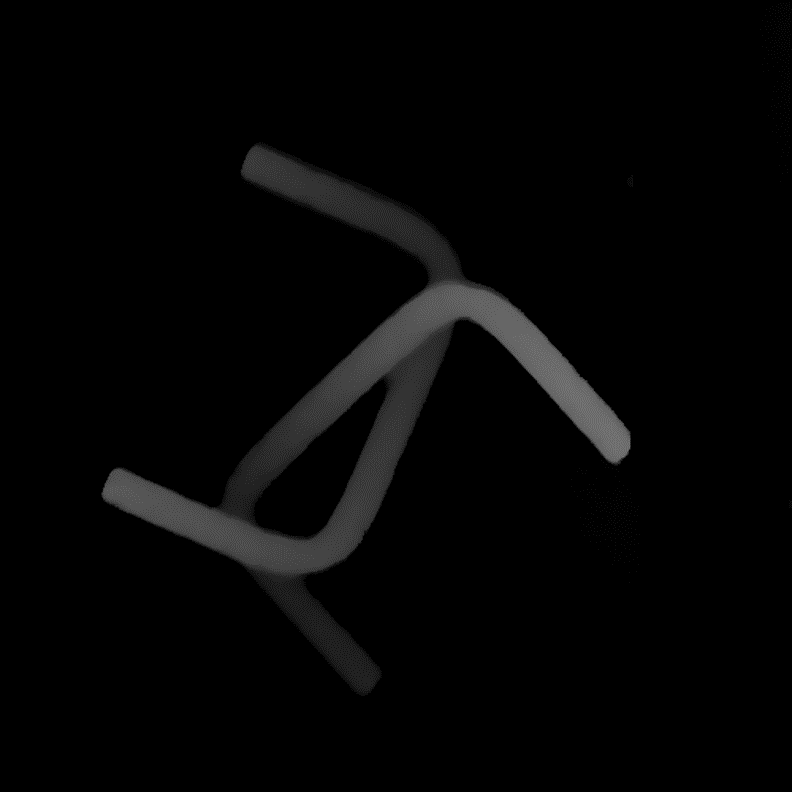
#> input picture vision/test/depth0.png, 792 x 792 px, found by its file name
$ python graspability.py
#> lines starting #> are read from the running program, lines starting #| are printed output that depends on the picture; after the words box and inside, x2 and y2 are one past the last pixel; in counts of white or black regions, pixels touching at a corner belong together
### utils/vision_utils.py
import cv2
import matplotlib.pyplot as plt
import numpy as np
import open3d as o3d
# [141 lines left out: functions rotate_img, rotate_3d, rotate_point, get_neighbor_bounding, get_max_neighbor_pixel, get_neighbor_pixel and 1 more, not called in this run]

def adjust_grayscale(img, max_b=255):

    # adjust depth maps
    img_adjusted = np.array(img * (max_b/np.max(img)), dtype=np.uint8)
    return img_adjusted


# [131 lines left out: functions adjust_array_range, depth2pc, depth2xyz, xyz2depth, process_raw_pc, process_raw_xyz and 1 more, not called in this run]


# [11 lines that do not run on import are left out]
    # [31 lines of commented-out code are left out]

### grasp/graspability.py
# -*- coding: utf-8 -*-
import os
import sys
import time
import math
import argparse
import configparser
import shutil
from datetime import datetime as dt
import timeit
sys.path.append("./")
import motion.motion_generator as mg
from utils.base_utils import warning_print
from utils.vision_utils import *

import cv2
import numpy as np
import matplotlib.pyplot as plt

class Gripper(object):
    def __init__(self, finger_w=15, finger_h=25, gripper_width=37, model_ratio=250/112.5):
        self.gripper_width = gripper_width
        self.model_ratio = model_ratio
        self.finger_w = finger_w
        self.finger_h = finger_h

    def hand_model(self, model_size=250):

        c = int(model_size/2)
        how = int(self.gripper_width/2*self.model_ratio)
        hft = int(self.finger_h/2*self.model_ratio)
        fw = int(self.finger_w*self.model_ratio)

        ho = np.zeros((model_size, model_size), dtype = "uint8") # open
        hc = np.zeros((model_size, model_size), dtype = "uint8") # close

        ho[(c-hft):(c+hft), (c-how-fw):(c-how)]=255
        ho[(c-hft):(c+hft), (c+how):(c+how+fw)]=255
        hc[(c-hft):(c+hft), (c-how):(c+how)]=255

        return ho, hc

    def grasp_model(self, x, y, angle):
        left_x = int(x + (self.gripper_width/3)*self.model_ratio*math.cos(angle))
        left_y = int(y - (self.gripper_width/3)*self.model_ratio*math.sin(angle))
        right_x = int(x - (self.gripper_width/3)*self.model_ratio*math.cos(angle))
        right_y = int(y + (self.gripper_width/3)*self.model_ratio*math.sin(angle))
        return left_x, left_y, right_x, right_y

    def draw_grasp(self, grasps, img, top_color=(0,0,255)):
        """Use one line and an small empty circle representing grasp pose"""
        for i in range(len(grasps)-1,-1,-1):
            # [_,x,y,_,angle, ca, cb] = grasps[i]
            x = int(grasps[i][1])
            y = int(grasps[i][2])
            angle = grasps[i][4]
            ca = grasps[i][5]
            cb = grasps[i][6]
            lx, ly, rx, ry = self.grasp_model(x,y,angle) # on drawc
            if i == 0:
                (r,g,b) = top_color
                cv2.circle(img, (lx, ly), 7, (b,g,r), -1)
                cv2.circle(img, (rx, ry), 7, (b,g,r), -1)
                cv2.line(img, (lx, ly), (rx, ry), (b,g,r), 2)
            else:
                color = 255-15*(i-1)
                cv2.circle(img, (lx, ly), 7, (0, color,color), -1)
                cv2.circle(img, (rx, ry), 7, (0, color,color), -1)
                cv2.line(img, (lx, ly), (rx, ry), (0, color,color), 2)
            # [5 lines of commented-out code are left out]
        return img

    # [8 lines left out: function draw_single_grasp, not called in this run]

class Graspability(object):
    def __init__(self, rotation_step, depth_step, handdepth):
        """
        rotation-step: iteration step for rotation [0,45,90,...]
        depth_step: iteration step for depth [0,30,60,..]
        handdepth: distance of fingertip moving below grasp point before closing
        """
        self.rotation_step = rotation_step
        self.depth_step = depth_step
        self.handdepth = handdepth  # 50

    # [9 lines left out: function rotate_img, not called in this run]

    def get_gaussian_blur(self, img, kernel_size=75, sigma = 25):
        return cv2.GaussianBlur(img,(kernel_size, kernel_size),sigma, sigma)

    def takefirst(self,elem):
        return elem[0]

    def graspability_map(self, img, hand_open_mask, hand_close_mask):
        """ generate graspability map and obtain all grasp candidates
        Parameters
        ----------
        img : 3-channel image
        hand_open_mask : 1-channel image
        hand_close_mask : 1-channel image

        Returns
        -------
        candidates : list
            a list containing all possible grasp candidates, every candidate -> [g,x,y,z]
        """

        candidates = []
        count_a = 0
        count_b = 0
        start_rotation = 0
        stop_rotation = 180

        # prepare rotated hand model
        ht_rot, hc_rot = [], []
        from PIL import Image
        hand_open_mask = Image.fromarray(np.uint8(hand_open_mask))
        hand_close_mask = Image.fromarray(np.uint8(hand_close_mask))

        for r in np.arange(start_rotation, stop_rotation, self.rotation_step):
            ht_= hand_close_mask.rotate(r)
            hc_ = hand_open_mask.rotate(r)
            ht_rot.append(np.array(ht_.convert('L')))
            hc_rot.append(np.array(hc_.convert('L')))

        # print("Computing graspability map... ")
        # img = cv2.GaussianBlur(img,(3,3),0)

        gray = cv2.cvtColor(img, cv2.COLOR_RGB2GRAY)

        for d in range(0, 201, self.depth_step):# 201->251
            count_a += 1

            _, Wc = cv2.threshold(gray, d, 255, cv2.THRESH_BINARY)
            _, Wt = cv2.threshold(gray, d + self.handdepth, 255, cv2.THRESH_BINARY)

            count_b = 0
            for r in np.arange(start_rotation, stop_rotation, self.rotation_step):
                Hc = hc_rot[count_b]
                Ht = ht_rot[count_b]

                C = cv2.filter2D(Wc, -1, Hc) #Hc
                T = cv2.filter2D(Wt, -1, Ht) #Ht
                count_b += 1

                C_ = 255-C
                comb = T & C_
                G = self.get_gaussian_blur(comb)
                cv2.imwrite(f".\\vision\\tmp\\gmap_{count_a}_{count_b}.png", G)

                ret, thresh = cv2.threshold(comb, 122,255, cv2.THRESH_BINARY)
                ccwt = cv2.connectedComponentsWithStats(thresh)

                res = np.delete(ccwt[3], 0, 0)

                for i in range(res[:,0].shape[0]):
                    y = int(res[:,1][i])
                    x = int(res[:,0][i])
                    z = int(self.depth_step*(count_a-1)+self.handdepth/2)
                    angle = (start_rotation+self.rotation_step*(count_b-1))*(math.pi)/180
                    candidates.append([G[y][x], x, y, z, angle, count_a, count_b])
        candidates.sort(key=self.takefirst, reverse=True)
        return candidates

    # [84 lines left out: function combined_graspability_map, not called in this run]

    def grasp_detection(self, candidates, w, h, n=10, _dismiss=50, _distance=50):
        """Detect grasp with graspability

        Arguments:
            candidates {list} -- a list of grasps candidates
            w {int} -- width
            h {int} -- height

        Keyword Arguments:
            n {int} -- number of grasp (default: {20})
            _dismiss {int} -- distance that will not collide with the box (default: {25})

        Returns:
            [list] -- a list of executable including [g,x,y,z,a,rot_step, depth_step]
        """

        # candidates.sort(key=self.takefirst, reverse=True)
        i = 0
        k = 0
        grasps = []
        # print("Computing grasps! ")
        if len(candidates) < n:
            n = len(candidates)
        # while (len(candidates) and i <= n):
        while (len(candidates) and i < n):
            x = candidates[i][1]
            y = candidates[i][2]
            ## consider dismiss/distance to rank grasp candidates
            if (_dismiss < x) and (x < w-_dismiss) and (_dismiss < y) and (y < h-_dismiss):
            # if (x < w-_dismiss) and (y < h-_dismiss):
                if grasps == []:
                    grasps.append(candidates[i])
                    k += 1
                else:
                    # check the distance of this candidate and all others
                    g_array = np.array(grasps)
                    x_array = (np.ones(len(grasps)))*x
                    y_array = (np.ones(len(grasps)))*y
                    _d_array = (np.ones(len(grasps)))*_distance
                    if ((x_array - g_array[:,1])**2+(y_array - g_array[:,2])**2 > _d_array**2).all():
                        grasps.append(candidates[i])
                        k += 1
            i += 1
            if k > n:
                break
        return grasps

if __name__ == "__main__":
    # test_filtering()

    # # root_dir = "C:\\Users\\matsumura\\Documents\\BinSimulator\\20211005\\bin\\exp\\6DPOSE\\20211011202324"
    root_dir = "./vision\\test"
    img_path = os.path.join(root_dir, "depth0.png")

    img = cv2.imread(img_path)
#> img is the input picture: shape (792, 792, 3); min 0, max 117, mean 5.2
    img = adjust_grayscale(img)

    # cropped the necessary region (inside the bin)
    height, width, _ = img.shape

    # prepare hand model
    gripper = Gripper(finger_w=15,finger_h=25)
    hand_open_mask, hand_close_mask = gripper.hand_model()
    import timeit
    start = timeit.default_timer()
    # prepare starting graspability
    method = Graspability(rotation_step=22.5, depth_step=40, handdepth=30)


    # generate graspability map
    candidates = method.graspability_map(img, hand_open_mask=hand_open_mask, hand_close_mask=hand_close_mask)
#> in graspability_map, `hand_open_mask = Image.fromarray(np.uint8(hand_open_mask))`:
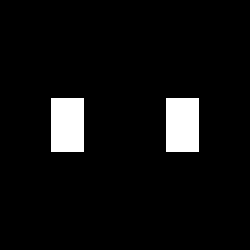
#> hand_open_mask: PIL image 250x250 L; 5.7% white; 2 white regions, box (x1, y1, x2, y2) and area: (51, 98, 84, 152) 1782, (166, 98, 199, 152) 1782
#> after the loop in graspability_map, `for r in np.arange(start_rotation, stop_rotation, self.rotation_step):`:
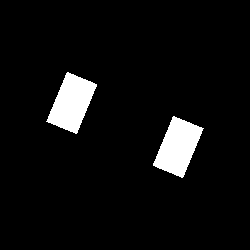
#> hc_: PIL image 250x250 L; 5.7% white; 2 white regions, box (x1, y1, x2, y2) and area: (46, 72, 97, 134) 1782, (153, 116, 204, 178) 1782
#> after the loop in graspability_map, `for r in np.arange(start_rotation, stop_rotation, self.rotation_step):`:
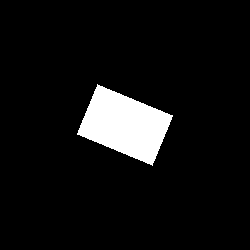
#> ht_: PIL image 250x250 L; 7.1% white; 1 white region, box (x1, y1, x2, y2) and area: (77, 84, 173, 166) 4430
#> after the loop in graspability_map, `for r in np.arange(start_rotation, stop_rotation, self.rotation_step):`: hc_rot = 8 items
#> the loop in graspability_map, `for d in range(0, 201, self.depth_step):# 201->251` made 6 passes
#> pass 1, in graspability_map, `cv2.imwrite(f".\\vision\\tmp\\gmap_{count_a}_{count_b}.png", G)`:
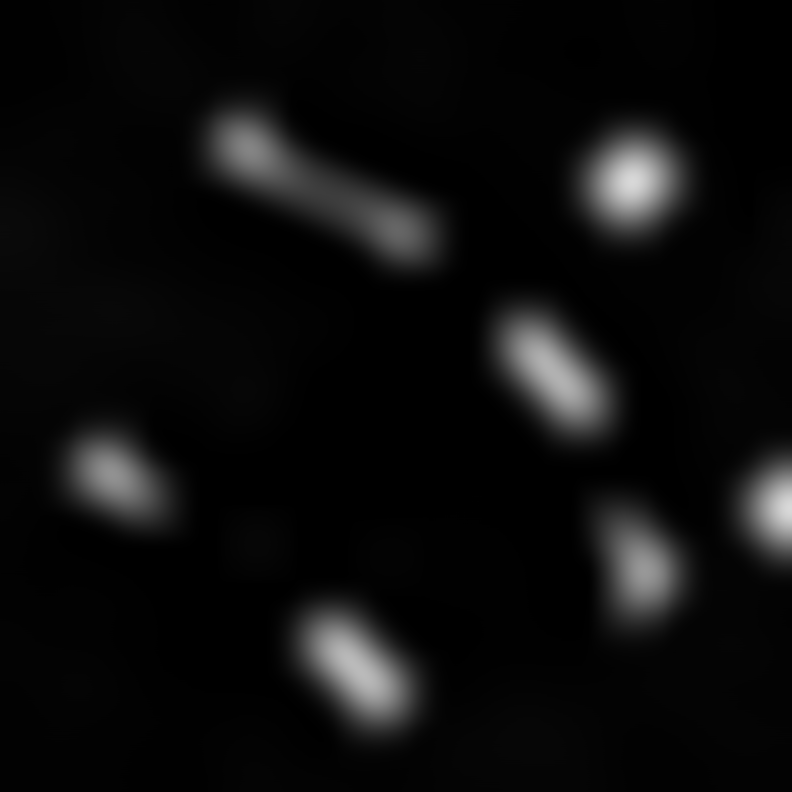
#> saved as gmap_1_3.png: shape (792, 792); min 0, max 217, mean 12.9
#> after the loop in graspability_map, `for d in range(0, 201, self.depth_step):# 201->251`:
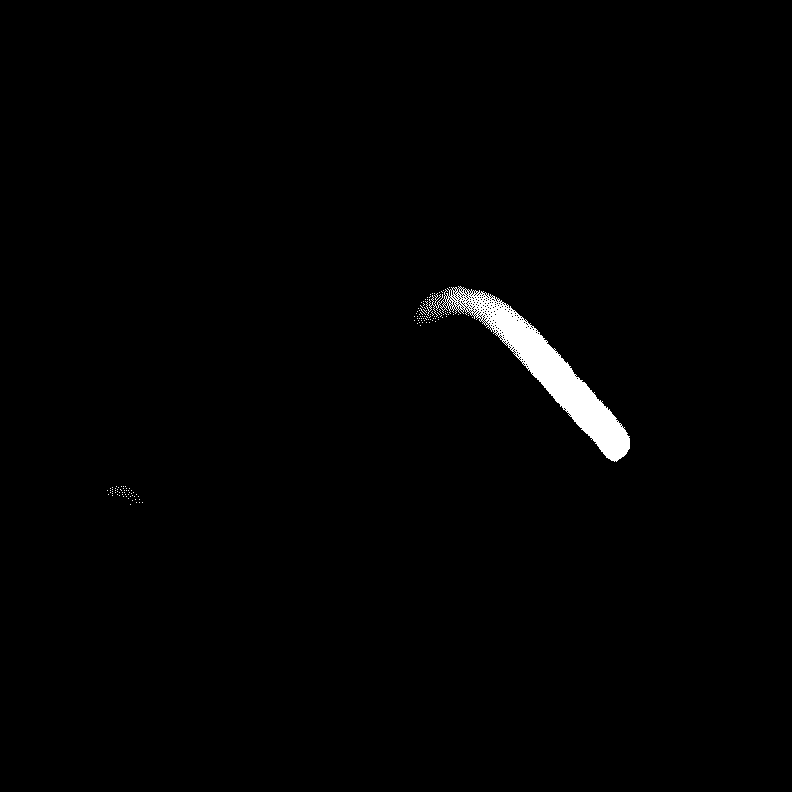
#> Wc: shape (792, 792); 1.2% white; 126 white regions (125 under 20 px), largest, box (x1, y1, x2, y2) and area: (425, 286, 630, 462) 7091
#> after the loop in graspability_map, `for d in range(0, 201, self.depth_step):# 201->251`:
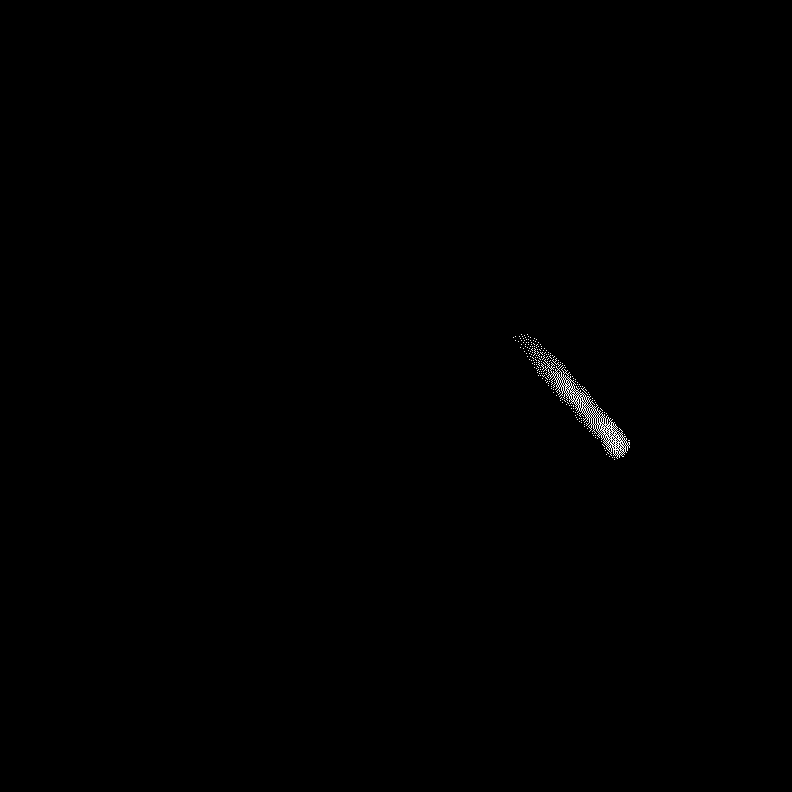
#> Wt: shape (792, 792); 0.23% white in thin lines or dots, all inside (x1, y1, x2, y2) = (513, 334, 630, 460)
#> after the loop in graspability_map, `for d in range(0, 201, self.depth_step):# 201->251`:
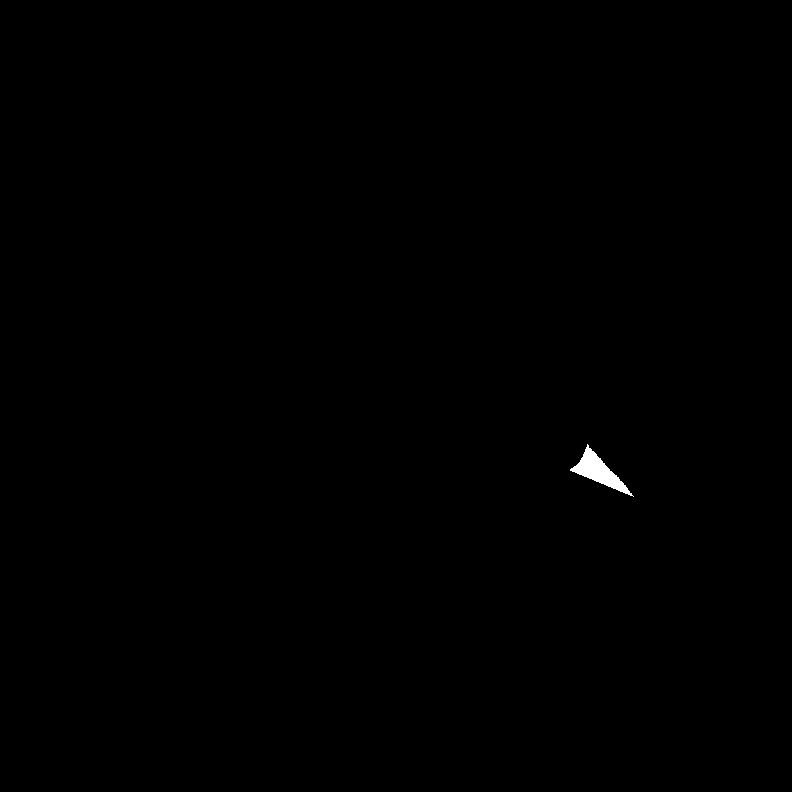
#> thresh: shape (792, 792); 0.17% white; 1 white region, box (x1, y1, x2, y2) and area: (570, 444, 634, 497) 1051
#> after the loop in graspability_map, `for d in range(0, 201, self.depth_step):# 201->251`: candidates = 479 items, first 6: [146, 781, 127, 15, 0, 1, 1], [71, 265, 124, 15, 0, 1, 1], [234, 630, 180, 15, 0, 1, 1], [113, 616, 545, 15, 0, 1, 1], [71, 125, 449, 15, 0, 1, 1], [189, 772, 504, 15, 0, 1, 1]; count_a = 6
#> candidates = 479 items, first 6: [234, 630, 180, 15, 0, 1, 1], [227, 630, 181, 15, 0.393, 1, 2], [226, 631, 180, 15, 2.75, 1, 8], [219, 629, 181, 15, 1.57, 1, 5], [219, 631, 180, 15, 2.36, 1, 7], [218, 630, 181, 15, 1.96, 1, 6]
    # detect grasps
    #
    grasps = method.grasp_detection(candidates, n=5, h=height, w=width)
#> the loop in grasp_detection, `while (len(candidates) and i < n):` made 5 passes
#> (x, y, x_array, y_array) on passes 2 to 5: (630, 181, [630], [181]), (631, 180, [631], [180]), (629, 181, [629], [181]), (631, 180, [631], [180])
#> after the loop in grasp_detection, `while (len(candidates) and i < n):`: grasps = [[234, 630, 180, 15, 0, 1, 1]]; i = 5; k = 1
#> grasps = [[234, 630, 180, 15, 0, 1, 1]]
    print("Best grasp: ", grasps)
#| Best grasp:  [[234, 630, 180, 15, 0.0, 1, 1]]

    # end = timeit.default_timer()
    # print("time cost: ", end-start)
    # #
    # # drawc, drawf = gripper.draw_grasps(grasps, img.copy(), img.copy(), 0, 0)
    drawn = gripper.draw_grasp(grasps, img.copy())
#> the loop in draw_grasp, `for i in range(len(grasps)-1,-1,-1):` made 1 pass
#> (x, y, angle, ca, cb, left_x in grasp_model, left_y in grasp_model, right_x in grasp_model) on pass 1: (630, 180, 0, 1, 1, 657, 180, 602)
    plt.imshow(drawn)
    plt.show()
